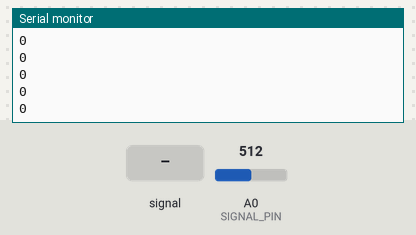
Recording of a sketch running on a simulated Arduino Leonardo, built with avr-gcc and run on an emulated ATmega32U4. On the bench: the last lines printed to the serial monitor. Inputs (shaded band) come from the test bench; at power-on: A0 (SIGNAL_PIN) = 512. USB keyboard and mouse output is not drawn.

Above: at 1.2 s.
1.3 s: A0 (SIGNAL_PIN) fed a 200 Hz sine of ±81 counts around its level
At 2.4 s:
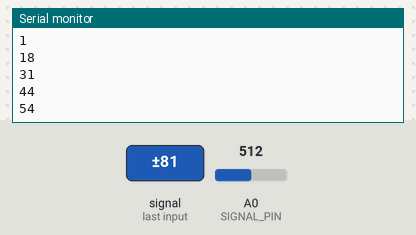
2.8 s: A0 (SIGNAL_PIN) set to 710
At 3.4 s:
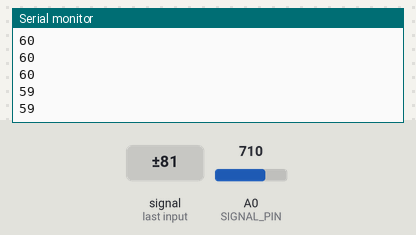
4.3 s: A0 (SIGNAL_PIN) fed a 1000 Hz sine of ±255 counts around its level
5.8 s: A0 (SIGNAL_PIN) set to 1023
Timing chart, 0 to 6.1 s (numbered marks = the images above; inputs shaded):
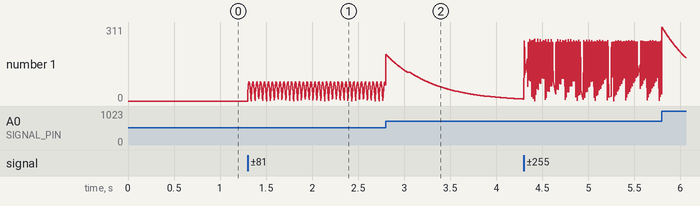

The sketch:

EEG_Game_Controller.ino
```cpp
#include <Keyboard.h>

#define SIGNAL_PIN A0

#define JUMP_KEY KEY_UP_ARROW
#define DUCK_KEY KEY_DOWN_ARROW

const int THRESHOLD = 120;      // Tune for your setup
const int SAMPLE_DELAY = 2;

bool active = false;
bool ducking = false;

unsigned long startTime = 0;
unsigned long lastTrigger = 0;

void setup()
{
  Serial.begin(115200);
  Keyboard.begin();
}

void loop()
{
  static float baseline = 512;

  int raw = analogRead(SIGNAL_PIN);

  baseline = baseline * 0.995 + raw * 0.005;

  int value = abs(raw - baseline);

  Serial.println(value);

  unsigned long now = millis();

  if(value > THRESHOLD)
  {
      if(!active)
      {
          active = true;
          startTime = now;
      }

      if(!ducking && (now - startTime > 700))
      {
          Keyboard.press(DUCK_KEY);
          ducking = true;
      }
  }
  else
  {
      if(active)
      {
          unsigned long duration = now - startTime;

          if(duration < 500 && (now-lastTrigger)>300)
          {
              Keyboard.press(JUMP_KEY);
              delay(25);
              Keyboard.release(JUMP_KEY);

              lastTrigger = now;
          }
      }

      active = false;

      if(ducking)
      {
          Keyboard.release(DUCK_KEY);
          ducking = false;
      }
  }

  delay(SAMPLE_DELAY);
}
```

Measured:
- after the input at 1.3 s, the serial monitor: prints a new line at once (image 1)
- plotted number 1: 0 → 66 after the input at 1.3 s
